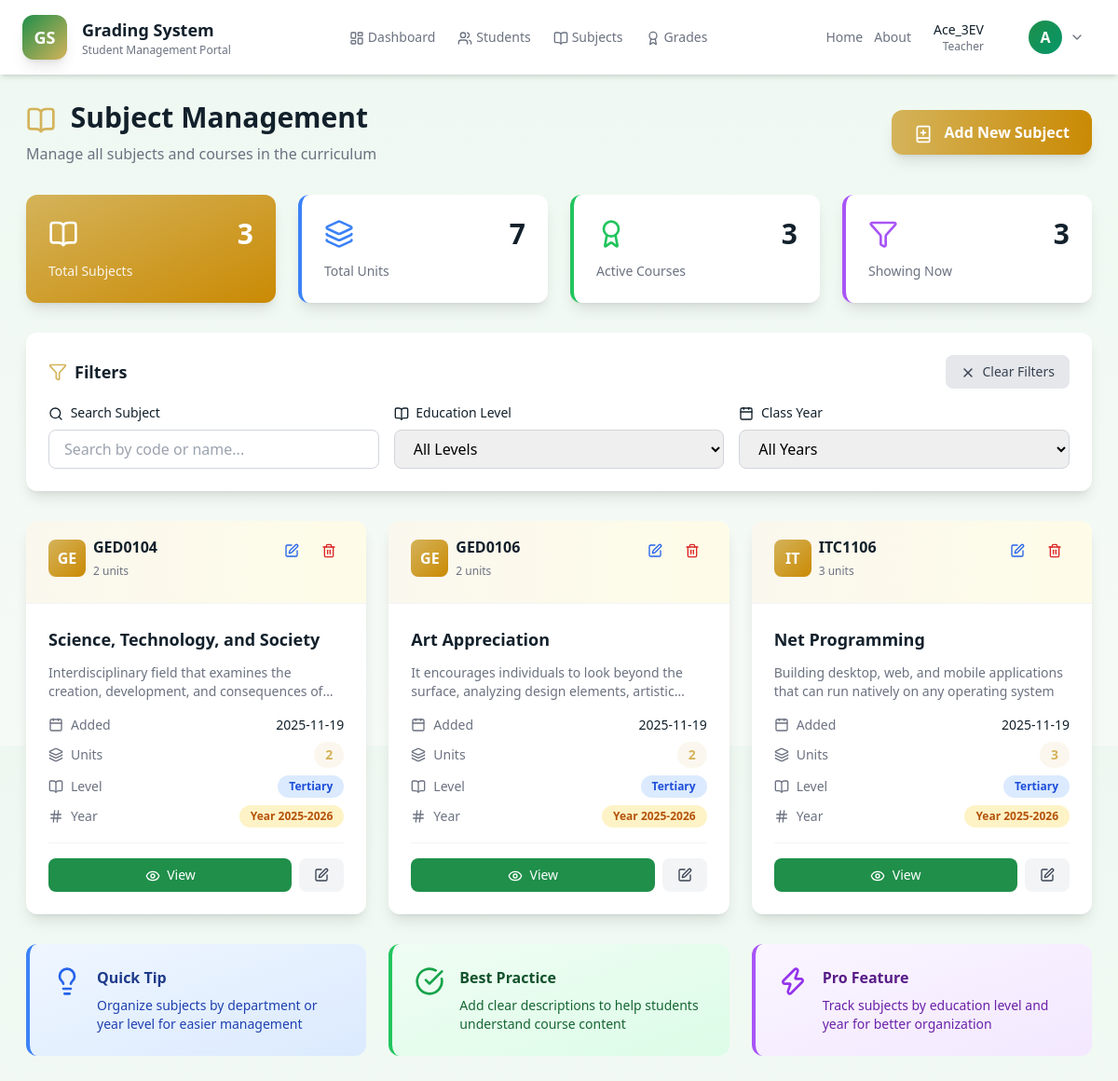
/subjects (signed in), run on the app's committed database.
### tables this page shows
CREATE TABLE subjects (
        id INTEGER PRIMARY KEY AUTOINCREMENT,
        subject_code TEXT UNIQUE NOT NULL,
        subject_name TEXT NOT NULL,
        description TEXT,
        units INTEGER NOT NULL DEFAULT 3,
        education_level TEXT NOT NULL DEFAULT 'Secondary',
        created_at TIMESTAMP DEFAULT CURRENT_TIMESTAMP
    , class_year TEXT DEFAULT "", teacher_id INTEGER DEFAULT NULL);

### app.py (the view)
@app.route('/subjects')
@login_required
def subjects():
    conn = get_db()
    edu_level = session.get('education_level')
    is_admin = session.get('role') == 'admin'
    teacher_id = session.get('user_id')
    if is_admin or not edu_level:
        subjects = conn.execute('SELECT * FROM subjects ORDER BY subject_code').fetchall()
    else:
        subjects = conn.execute('SELECT * FROM subjects WHERE education_level = ? AND teacher_id = ? ORDER BY subject_code', (edu_level, teacher_id)).fetchall()
    conn.close()
    subjects_list = [dict(subject) for subject in subjects]
    return render_template('subjects.html', subjects=subjects_list)

### app.py (called while the page is built)
def get_db():
    conn = sqlite3.connect(app.config['DATABASE'])
    conn.row_factory = sqlite3.Row
    return conn

def login_required(f):
    @wraps(f)
    def decorated_function(*args, **kwargs):
        if 'user_id' not in session:
            flash('Please log in to access this page.', 'warning')
            return redirect(url_for('login'))
        return f(*args, **kwargs)
    return decorated_function

### templates/subjects.html (shortened to what this page needs)
{% extends "base.html" %}  {% block content %}
<div class="p-7">
  <div class="max-w-[1400px] mx-auto">
    <header class="mb-8 animate-slide-down">
      <div
        class="flex flex-col sm:flex-row items-start sm:items-center justify-between gap-4"
      >
        <div>
          <h1 class="text-3xl font-bold text-text-dark mb-2">
            <i
              data-lucide="book-open"
              class="w-8 h-8 inline mr-2 text-secondary-gold"
            ></i>
            Subject Management
          </h1>
          <p class="text-text-muted">
            Manage all subjects and courses in the curriculum
          </p>
        </div>
        <a
          href="{{ url_for('add_subject') }}"
          class="px-6 py-3 bg-gradient-to-r from-secondary-gold to-yellow-600 text-white font-semibold rounded-xl shadow-lg hover:shadow-2xl transform hover:-translate-y-1 transition-all duration-300"
        >
          <i data-lucide="book-plus" class="w-5 h-5 inline mr-2"></i>
          Add New Subject
        </a>
      </div>
    </header>
    <div class="grid grid-cols-1 sm:grid-cols-4 gap-6 mb-8">
      <div
        class="bg-gradient-to-br from-secondary-gold to-yellow-600 rounded-xl p-6 shadow-lg text-white animate-scale-in"
      >
        <div class="flex items-center justify-between mb-3">
          <i data-lucide="book-open" class="w-8 h-8"></i>
          <span class="text-3xl font-bold" id="totalSubjects">0</span>
        </div>
        <p class="text-sm opacity-90">Total Subjects</p>
      </div>
      <div
        class="bg-white rounded-xl p-6 shadow-lg animate-scale-in border-l-4 border-blue-500"
        style="animation-delay: 0.1s"
      >
        <div class="flex items-center justify-between mb-3">
          <i data-lucide="layers" class="w-8 h-8 text-blue-500"></i>
          <span class="text-3xl font-bold text-text-dark" id="totalUnits"
            >0</span
          >
        </div>
        <p class="text-sm text-text-muted">Total Units</p>
      </div>
      <div
        class="bg-white rounded-xl p-6 shadow-lg animate-scale-in border-l-4 border-green-500"
        style="animation-delay: 0.2s"
      >
        <div class="flex items-center justify-between mb-3">
          <i data-lucide="award" class="w-8 h-8 text-green-500"></i>
          <span class="text-3xl font-bold text-text-dark" id="activeCourses"
            >0</span
          >
        </div>
        <p class="text-sm text-text-muted">Active Courses</p>
      </div>
      <div
        class="bg-white rounded-xl p-6 shadow-lg animate-scale-in border-l-4 border-purple-500"
        style="animation-delay: 0.3s"
      >
        <div class="flex items-center justify-between mb-3">
          <i data-lucide="filter" class="w-8 h-8 text-purple-500"></i>
          <span class="text-3xl font-bold text-text-dark" id="visibleCount"
            >0</span
          >
        </div>
        <p class="text-sm text-text-muted">Showing Now</p>
      </div>
    </div>
    <div class="bg-white rounded-xl shadow-lg p-6 mb-8 animate-slide-up">
      <div class="flex items-center justify-between mb-4">
        <h3 class="text-lg font-bold text-text-dark flex items-center gap-2">
          <i data-lucide="filter" class="w-5 h-5 text-secondary-gold"></i>
          Filters
        </h3>
        <button
          onclick="clearSubjectFilters()"
          class="text-sm px-4 py-2 bg-gray-200 text-gray-700 rounded-lg hover:bg-gray-300 transition-all duration-200 font-medium"
        >
          <i data-lucide="x" class="w-4 h-4 inline mr-1"></i>
          Clear Filters
        </button>
      </div>
      <div class="grid grid-cols-1 md:grid-cols-3 gap-4">
        <div>
          <label class="block text-sm font-medium text-text-dark mb-2">
            <i data-lucide="search" class="w-4 h-4 inline mr-1"></i> Search
            Subject
          </label>
          <input
            type="text"
            id="subjectSearch"
            placeholder="Search by code or name..."
            oninput="filterSubjects()"
            class="w-full px-4 py-2 rounded-lg border border-gray-300 focus:border-secondary-gold focus:ring-2 focus:ring-secondary-gold/20 outline-none transition-all"
          />
        </div>
        <div>
          <label class="block text-sm font-medium text-text-dark mb-2">
            <i data-lucide="book-open" class="w-4 h-4 inline mr-1"></i>
            Education Level
          </label>
          <select
            id="educationLevelFilter"
            onchange="resetClassYearFilter(); filterSubjects()"
            class="w-full px-4 py-2 rounded-lg border border-gray-300 focus:border-secondary-gold focus:ring-2 focus:ring-secondary-gold/20 outline-none transition-all"
          >
            <option value="">All Levels</option>
          </select>
        </div>
        <div>
          <label class="block text-sm font-medium text-text-dark mb-2">
            <i data-lucide="calendar" class="w-4 h-4 inline mr-1"></i> Class
            Year
          </label>
          <select
            id="classYearFilter"
            onchange="filterSubjects()"
            class="w-full px-4 py-2 rounded-lg border border-gray-300 focus:border-secondary-gold focus:ring-2 focus:ring-secondary-gold/20 outline-none transition-all"
          >
            <option value="">All Years</option>
          </select>
        </div>
      </div>
    </div>
    {% if subjects %}
    <div
      id="subjectsContainer"
      class="grid grid-cols-1 md:grid-cols-2 lg:grid-cols-3 gap-6 animate-slide-up"
    >
      {% for subject in subjects %}
      <div
        class="subject-card bg-white rounded-xl shadow-lg hover:shadow-2xl transform hover:-translate-y-1 transition-all duration-300 overflow-hidden group"
        data-search="{{ subject.subject_code|lower }} {{ subject.subject_name|lower }}"
        data-education="{{ subject.education_level if subject.education_level else 'Secondary' }}"
        data-year="{{ subject.class_year if subject.class_year else '0' }}"
      >
        <div
          class="bg-gradient-to-r from-secondary-gold/10 to-yellow-50 px-6 py-4 border-b border-gray-100"
        >
          <div class="flex items-start justify-between">
            <div class="flex-1">
              <div class="flex items-center gap-2 mb-2">
                <div
                  class="h-10 w-10 bg-gradient-to-br from-secondary-gold to-yellow-600 rounded-lg flex items-center justify-center text-white font-bold"
                >
                  {{ subject.subject_code[:2] }}
                </div>
                <div>
                  <h3
                    class="font-bold text-text-dark group-hover:text-secondary-gold transition-colors"
                  >
                    {{ subject.subject_code }}
                  </h3>
                  <span class="text-xs text-text-muted"
                    >{{ subject.units }} units</span
                  >
                </div>
              </div>
            </div>
            <div class="flex gap-2">
              <button
                data-subject-id="{{ subject.id }}"
                class="btn-edit-subject p-2 text-blue-600 hover:bg-blue-50 rounded-lg transition-all duration-200 transform hover:scale-110"
                title="Edit"
              >
                <i data-lucide="edit" class="w-4 h-4"></i>
              </button>
              <button
                data-subject-id="{{ subject.id }}"
                data-subject-code="{{ subject.subject_code }}"
                class="btn-delete-subject p-2 text-red-600 hover:bg-red-50 rounded-lg transition-all duration-200 transform hover:scale-110"
                title="Delete"
              >
                <i data-lucide="trash-2" class="w-4 h-4"></i>
              </button>
            </div>
          </div>
        </div>
        <div class="p-6">
          <h4 class="text-lg font-bold text-text-dark mb-3">
            {{ subject.subject_name }}
          </h4>
          {% if subject.description %}
          <p class="text-sm text-text-muted mb-4 line-clamp-2">
            {{ subject.description }}
          </p>
          {% else %}
          <p class="text-sm text-text-muted mb-4 italic">
            No description available
          </p>
          {% endif %}
          <div class="space-y-2 mb-4">
            <div class="flex items-center justify-between text-sm">
              <span class="text-text-muted flex items-center gap-2">
                <i data-lucide="calendar" class="w-4 h-4"></i>
                Added
              </span>
              <span class="font-medium text-text-dark"
                >{{ subject.created_at[:10] if subject.created_at else 'N/A'
                }}</span
              >
            </div>
            <div class="flex items-center justify-between text-sm">
              <span class="text-text-muted flex items-center gap-2">
                <i data-lucide="layers" class="w-4 h-4"></i>
                Units
              </span>
              <span
                class="px-3 py-1 bg-secondary-gold/10 text-secondary-gold rounded-full font-semibold"
              >
                {{ subject.units }}
              </span>
            </div>
            <div class="flex items-center justify-between text-sm">
              <span class="text-text-muted flex items-center gap-2">
                <i data-lucide="book-open" class="w-4 h-4"></i>
                Level
              </span>
              <span
                class="px-3 py-1 bg-blue-100 text-blue-700 rounded-full font-semibold text-xs"
              >
                {{ subject.education_level if subject.education_level else
                'Secondary' }}
              </span>
            </div>
            {% if subject.class_year %}
            <div class="flex items-center justify-between text-sm">
              <span class="text-text-muted flex items-center gap-2">
                <i data-lucide="hash" class="w-4 h-4"></i>
                Year
              </span>
              <span
                class="px-3 py-1 bg-amber-100 text-amber-700 rounded-full font-semibold text-xs"
              >
                Year {{ subject.class_year }}
              </span>
            </div>
            {% endif %}
          </div>
          <div class="flex gap-2 pt-4 border-t border-gray-100">
            <button
              data-subject-id="{{ subject.id }}"
              class="btn-view-subject flex-1 px-4 py-2 bg-primary-green text-white rounded-lg hover:bg-emerald-700 transition-all duration-200 text-sm font-medium"
            >
              <i data-lucide="eye" class="w-4 h-4 inline mr-1"></i>
              View
            </button>
            <button
              data-subject-id="{{ subject.id }}"
              class="btn-edit-subject px-4 py-2 bg-gray-100 text-gray-700 rounded-lg hover:bg-gray-200 transition-all duration-200"
              title="Edit Subject"
            >
              <i data-lucide="edit" class="w-4 h-4"></i>
            </button>
          </div>
        </div>
      </div>
      {% endfor %}
    </div>
    {% endif %}
    <div class="mt-8 grid md:grid-cols-3 gap-6 animate-fade-in">
      <div
        class="bg-gradient-to-br from-blue-50 to-blue-100 rounded-xl p-6 border-l-4 border-blue-500"
      >
        <div class="flex items-start gap-4">
          <i
            data-lucide="lightbulb"
            class="w-8 h-8 text-blue-600 flex-shrink-0"
          ></i>
          <div>
            <h4 class="font-bold text-blue-900 mb-2">Quick Tip</h4>
            <p class="text-sm text-blue-800">
              Organize subjects by department or year level for easier
              management
            </p>
          </div>
        </div>
      </div>
      <div
        class="bg-gradient-to-br from-green-50 to-green-100 rounded-xl p-6 border-l-4 border-green-500"
      >
        <div class="flex items-start gap-4">
          <i
            data-lucide="check-circle"
            class="w-8 h-8 text-green-600 flex-shrink-0"
          ></i>
          <div>
            <h4 class="font-bold text-green-900 mb-2">Best Practice</h4>
            <p class="text-sm text-green-800">
              Add clear descriptions to help students understand course content
            </p>
          </div>
        </div>
      </div>
      <div
        class="bg-gradient-to-br from-purple-50 to-purple-100 rounded-xl p-6 border-l-4 border-purple-500"
      >
        <div class="flex items-start gap-4">
          <i
            data-lucide="zap"
            class="w-8 h-8 text-purple-600 flex-shrink-0"
          ></i>
          <div>
            <h4 class="font-bold text-purple-900 mb-2">Pro Feature</h4>
            <p class="text-sm text-purple-800">
              Track subjects by education level and year for better organization
            </p>
          </div>
        </div>
      </div>
    </div>
  </div>
</div>
{% endblock %}

### static/styles.css (style rules this page uses)
:root { --bg-light: #eef8f1; --bg-lighter: #f6faf6; --primary-green: #1f8f4a; --secondary-gold: #d4b35a; }
body { background-image: linear-gradient(to bottom, var(--bg-light), var(--bg-lighter)); min-height: 100vh; }
.animate-fade-in { animation: fadeIn 0.6s ease-in; }
.animate-slide-up { animation: slideUp 0.5s ease-out; }
.animate-slide-down { animation: slideDown 0.4s ease-out; }
.animate-scale-in { animation: scaleIn 0.4s ease-out; }

### data on the page
subjects: subject_code "GE", subject_code "GED0104", units "2", subject_name "Science, Technology, and Society", description "Interdisciplinary field that examines the creation, development, and consequences…", created_at "2025-11-19", education_level "Tertiary", class_year "2025-2026"
subjects: subject_code "GE", subject_code "GED0106", units "2", subject_name "Art Appreciation", description "It encourages individuals to look beyond the surface, analyzing design elements,…", created_at "2025-11-19", education_level "Tertiary", class_year "2025-2026"
subjects: subject_code "IT", subject_code "ITC1106", units "3", subject_name "Net Programming", description "Building desktop, web, and mobile applications that can run natively on any operating system", created_at "2025-11-19", education_level "Tertiary", class_year "2025-2026"

### other printed values
{{ session.username }} "Ace_3EV"
{{ session.role }} "Teacher"
{{ session.username[0] if session.username else '' }} "A"
